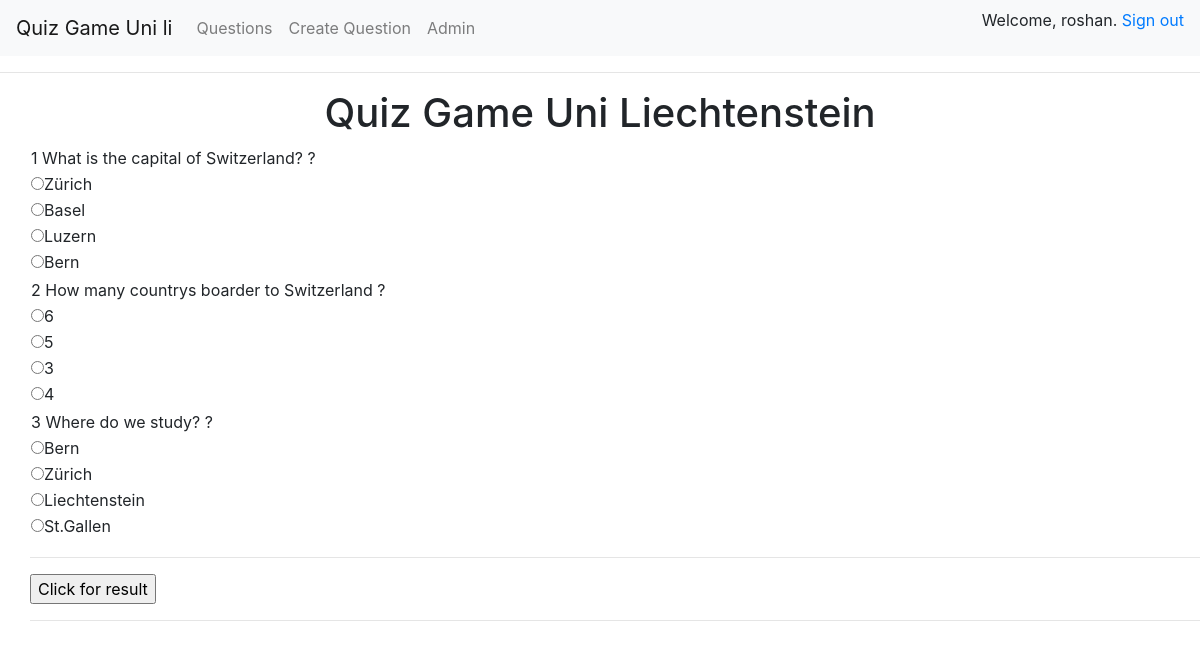
The app's page /questions/ (signed in), older data.
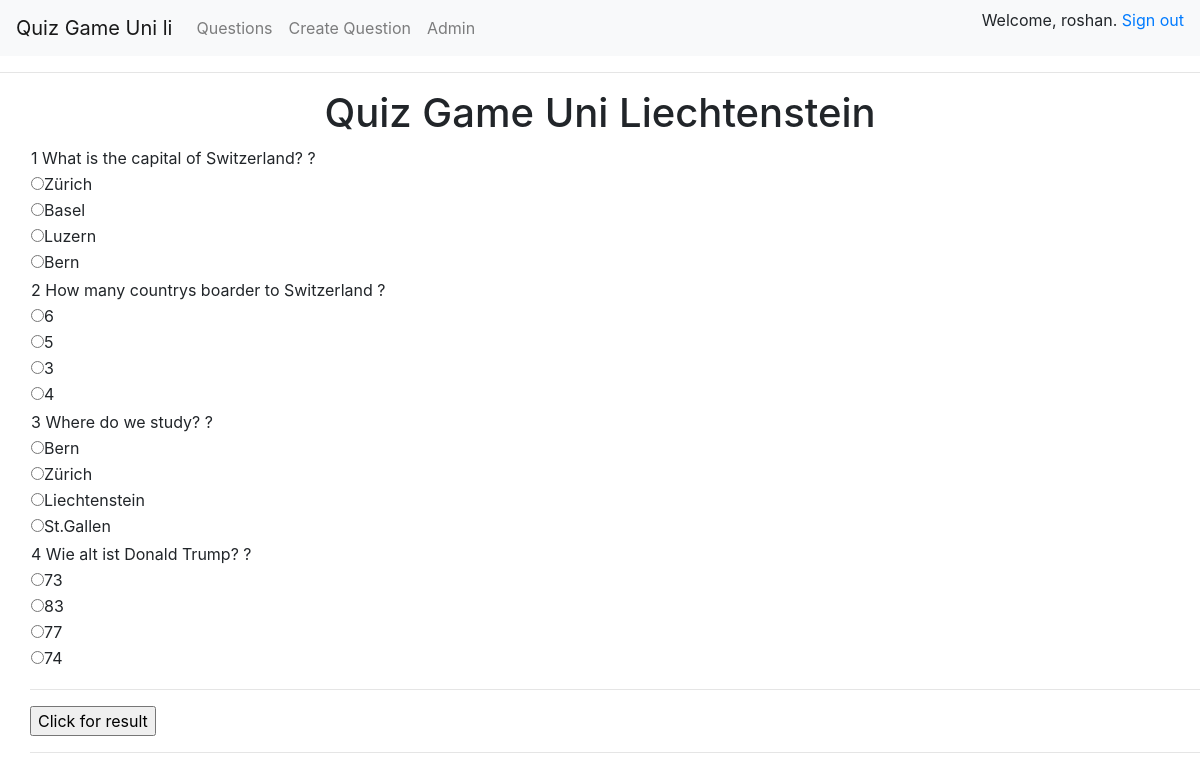
The same page, newer data.
### quizGameApp/models.py (models this page shows)
class Question(models.Model):
    question = models.CharField(max_length=100)
    option1 = models.CharField(max_length=100)
    option2 = models.CharField(max_length=100)
    option3 = models.CharField(max_length=100)
    option4 = models.CharField(max_length=100)
    correct_answer = models.CharField(max_length=100)

### quizGameApp/views.py (the view)
# urls.py: path('questions/', HomeView.questionList),
    @login_required
    def questionList(httprequest, *args, **kwargs):
        all_questions = Question.objects.all()
        dict_question = {
            "all_questions": all_questions,
            "title": "Quiz Game Uni Liechtenstein"
        }
        return render(httprequest, "question_list.html", dict_question)

### templates/question_list.html (shortened to what this page needs)
{% extends 'base.html' %}
{% block mainContent %}
    <div style="text-align: center;">
        <h1>{{ title }}</h1>
    </div>
{% endblock %}
{% block questionListContent %}
    <div style="padding-left: 30px;">
        {% for result in all_questions %}
            <table>
                <tr>
                    <td>{{ result.id }} {{ result.question }} ?</td>
                </tr>
                <tr>
                    <td><input type="radio" id="Option1" class="rb" name="{{ result.id }}"
                               value="{{ result.option1 }}">{{ result.option1 }}</td>
                </tr>
                <tr>
                    <td><input type="radio" id="Option2" class="rb" name="{{ result.id }}"
                               value="{{ result.option2 }}">{{ result.option2 }}</td>
                </tr>
                <tr>
                    <td><input type="radio" id="Option3" class="rb" name="{{ result.id }}"
                               value="{{ result.option3 }}">{{ result.option3 }}</td>
                </tr>
                <tr>
                    <td><input type="radio" id="Option4" class="rb" name="{{ result.id }}"
                               value="{{ result.option4 }}">{{ result.option4 }}</td>
                </tr>
                <tr>
                    <td>
                    </td>
                </tr>
            </table>
        {% endfor %}
        <hr/>
        <input type="submit" value="Click for result" id="btn-question-success" onclick="get_answers();"/>
        <hr/>
    </div>
{% endblock %}

### templates/base.html (shortened to what this page needs)
<!DOCTYPE html>
<html>
<head>
    <link rel="stylesheet" href="https://stackpath.bootstrapcdn.com/bootstrap/4.4.1/css/bootstrap.min.css"
>
</head>
<body>
{% include 'nav_bar.html' %}
<hr>
{% block mainContent %}
{% endblock %}
{% block questionListContent %}{% endblock %}
</body>
</html>

### templates/nav_bar.html (shortened to what this page needs)
{% load static %}
<link rel="stylesheet" type="text/css" href="{% static 'quizGameApp/style.css' %}">
<nav class="navbar navbar-expand-lg navbar-light bg-light">
    <a class="navbar-brand" href="../welcome/">Quiz Game Uni li</a>
    <div class="collapse navbar-collapse" id="navbarSupportedContent">
        <ul class="navbar-nav mr-auto">
            {% if user.is_authenticated %}
                <li class="nav-item">
                    <a class="nav-link" href="../questions/">Questions</a>
                </li>
                <li>
                    <a class="nav-link" href="../create/">Create Question</a>
                </li>
                <li>
                    <a class="nav-link" href="/admin/">Admin</a>
                </li>
            {% endif %}
        </ul>
        <div>
            {% if user.is_authenticated %}
                <p>Welcome, {{ user.get_username }}. <a href="/logout/" class="header-link">Sign
                    out</a></p>
            {% else %}
                <a href="/login/" class="header-link">Login</a>
            {% endif %}
        </div>
    </div>
</nav>

Row changes from the older to the newer data that the page shows:
added Question: id "4", question "Wie alt ist Donald Trump?", option1 "73", option2 "83", option3 "77", option4 "74"
